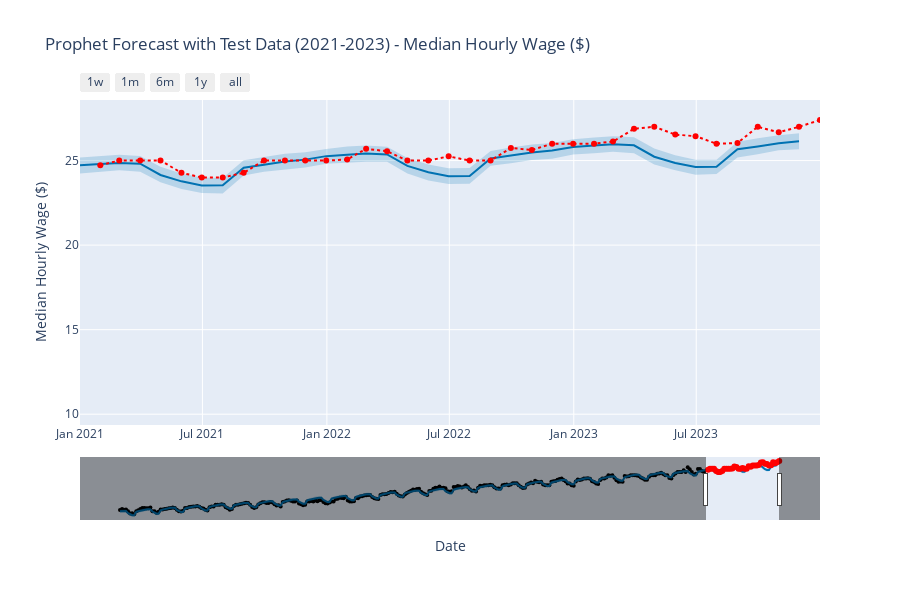

The cell this chart's notebook holds for it:
### Code cell
# Generate plot
fig = plot_plotly(optimized_model, forecast)

# Add test data 
fig.add_trace(
    go.Scatter(
        x=test_data['ds'],  # x-axis (test data dates)
        y=test_data['y'],  # y-axis (actual values)
        mode='markers+lines',
        name='True Values (Test Data)',
        line=dict(color='red', dash='dot'),  
        marker=dict(color='red')
    )
)

# Adjust x-axis range (2021-2023)
fig.update_layout(
    xaxis=dict(
        range=['2021-01-01', '2023-12-31'],  # Set x-axis range
        title='Date',  # Add x-axis title
    ),
    yaxis=dict(
        title='Median Hourly Wage ($)',  # Add y-axis title
    ),
    title='Prophet Forecast with Test Data (2021-2023) - Median Hourly Wage ($)',  # Add plot title
)

# Show plot
fig.show()

### Figure 1 — Plotly figure (JSON) as saved in the notebook; plotly's stock layout.template omitted (floating-point values rounded to 4 significant figures; data arrays with more than 128 entries replaced by an {"elided": "..."} marker saying what was removed)
{"data": [{"marker": {"color": "black", "size": 4}, "mode": "markers", "name": "Actual", "type": "scatter", "x": {"elided": "288 str values"}, "y": {"elided": "288 float values"}}, {"hoverinfo": "skip", "line": {"width": 0}, "mode": "lines", "type": "scatter", "x": {"elided": "324 str values"}, "y": {"elided": "324 float values"}}, {"fill": "tonexty", "fillcolor": "rgba(0, 114, 178, 0.2)", "line": {"color": "#0072B2", "width": 2}, "mode": "lines", "name": "Predicted", "type": "scatter", "x": {"elided": "324 str values"}, "y": {"elided": "324 float values"}}, {"fill": "tonexty", "fillcolor": "rgba(0, 114, 178, 0.2)", "hoverinfo": "skip", "line": {"width": 0}, "mode": "lines", "type": "scatter", "x": {"elided": "324 str values"}, "y": {"elided": "324 float values"}}, {"line": {"color": "red", "dash": "dot"}, "marker": {"color": "red"}, "mode": "markers+lines", "name": "True Values (Test Data)", "type": "scatter", "x": ["2021-01-31T00:00:00", "2021-02-28T00:00:00", "2021-03-31T00:00:00", "2021-04-30T00:00:00", "2021-05-31T00:00:00", "2021-06-30T00:00:00", "2021-07-31T00:00:00", "2021-08-31T00:00:00", "2021-09-30T00:00:00", "2021-10-31T00:00:00", "2021-11-30T00:00:00", "2021-12-31T00:00:00", "2022-01-31T00:00:00", "2022-02-28T00:00:00", "2022-03-31T00:00:00", "2022-04-30T00:00:00", "2022-05-31T00:00:00", "2022-06-30T00:00:00", "2022-07-31T00:00:00", "2022-08-31T00:00:00", "2022-09-30T00:00:00", "2022-10-31T00:00:00", "2022-11-30T00:00:00", "2022-12-31T00:00:00", "2023-01-31T00:00:00", "2023-02-28T00:00:00", "2023-03-31T00:00:00", "2023-04-30T00:00:00", "2023-05-31T00:00:00", "2023-06-30T00:00:00", "2023-07-31T00:00:00", "2023-08-31T00:00:00", "2023-09-30T00:00:00", "2023-10-31T00:00:00", "2023-11-30T00:00:00", "2023-12-31T00:00:00"], "y": [24.73, 25, 25, 25, 24.28, 24, 24, 24.28, 25, 25, 25, 25, 25.06, 25.7, 25.55, 25, 25, 25.25, 25, 25, 25.74, 25.63, 26, 26, 26, 26.13, 26.88, 27, 26.54, 26.44, 26, 26.04, 27, 26.67, 27, 27.4]}], "layout": {"height": 600, "showlegend": false, "title": {"text": "Prophet Forecast with Test Data (2021-2023) - Median Hourly Wage ($)"}, "width": 900, "xaxis": {"range": ["2021-01-01", "2023-12-31"], "rangeselector": {"buttons": [{"count": 7, "label": "1w", "step": "day", "stepmode": "backward"}, {"count": 1, "label": "1m", "step": "month", "stepmode": "backward"}, {"count": 6, "label": "6m", "step": "month", "stepmode": "backward"}, {"count": 1, "label": "1y", "step": "year", "stepmode": "backward"}, {"step": "all"}]}, "rangeslider": {"visible": true}, "title": {"text": "Date"}, "type": "date"}, "yaxis": {"title": {"text": "Median Hourly Wage ($)"}}}}
